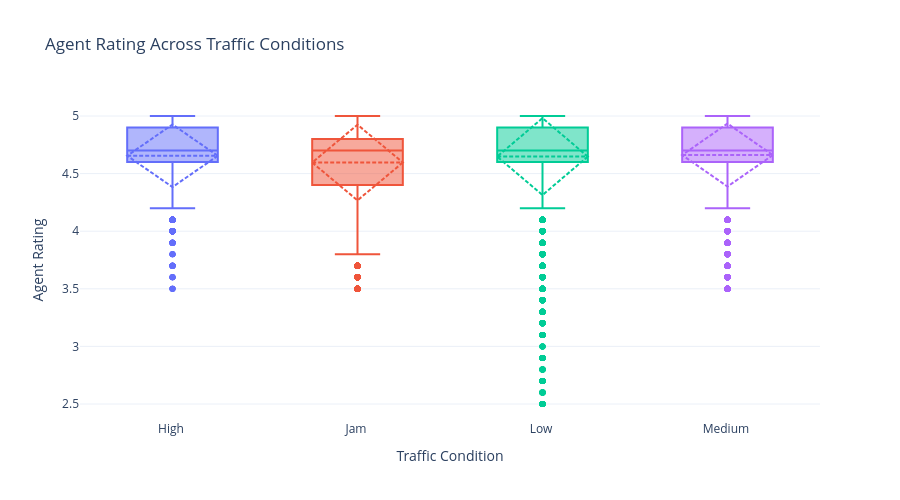

The code cell stored with this chart in its notebook:
### Code cell
plot_agent_rating_by_traffic_plotly(df)

### Figure 1 — Plotly figure (JSON) as saved in the notebook; plotly's stock layout.template omitted (floating-point values rounded to 4 significant figures; data arrays with more than 128 entries replaced by an {"elided": "..."} marker saying what was removed)
{"data": [{"boxmean": "sd", "hovertemplate": "Traffic: %{x}<br>Agent Rating: %{y:.1f}<extra></extra>", "marker": {"color": "#636EFA"}, "name": "High ", "showlegend": false, "type": "box", "y": {"elided": "4296 float values"}}, {"boxmean": "sd", "hovertemplate": "Traffic: %{x}<br>Agent Rating: %{y:.1f}<extra></extra>", "marker": {"color": "#EF553B"}, "name": "Jam ", "showlegend": false, "type": "box", "y": {"elided": "13725 float values"}}, {"boxmean": "sd", "hovertemplate": "Traffic: %{x}<br>Agent Rating: %{y:.1f}<extra></extra>", "marker": {"color": "#00CC96"}, "name": "Low ", "showlegend": false, "type": "box", "y": {"elided": "14999 float values"}}, {"boxmean": "sd", "hovertemplate": "Traffic: %{x}<br>Agent Rating: %{y:.1f}<extra></extra>", "marker": {"color": "#AB63FA"}, "name": "Medium ", "showlegend": false, "type": "box", "y": {"elided": "10628 float values"}}], "layout": {"height": 500, "title": {"text": "Agent Rating Across Traffic Conditions"}, "xaxis": {"title": {"text": "Traffic Condition"}}, "yaxis": {"title": {"text": "Agent Rating"}}}}
